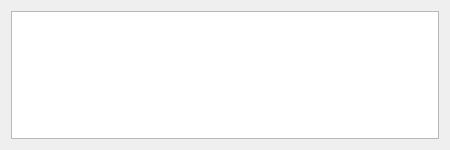
<?xml version="1.0" encoding="UTF-8"?>
<ui version="4.0">
 <class>AboutDialog</class>
 <widget class="QDialog" name="AboutDialog">
  <property name="geometry">
   <rect>
    <x>0</x>
    <y>0</y>
    <width>450</width>
    <height>150</height>
   </rect>
  </property>
  <property name="windowTitle">
   <string>A propos</string>
  </property>
  <property name="modal">
   <bool>true</bool>
  </property>
  <layout class="QVBoxLayout" name="verticalLayout">
   <item>
    <widget class="QTextBrowser" name="blablabla"/>
   </item>
  </layout>
 </widget>
 <resources/>
 <connections/>
</ui>
